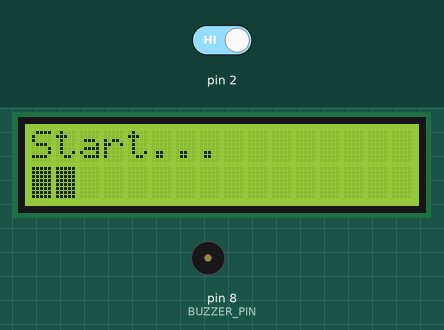
Recording of a sketch running on a simulated Arduino Pro Mini, built with avr-gcc and run on an emulated ATmega328P. Parts: 16×2 character LCD, buzzer (waves = sounding). The test bench sets the inputs (shaded band); at power-on: pin 2 HIGH.

Above: at 1.0 s.
At 15.6 s:
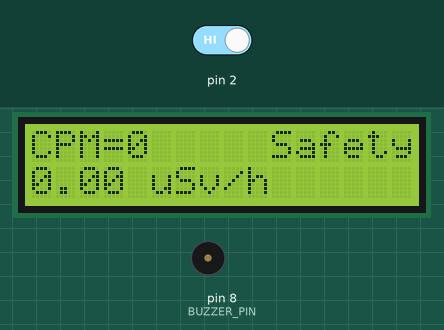
15.7 s: pin 2 driven LOW
At 31.2 s:
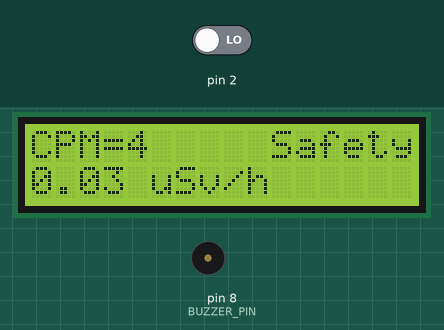
Timing chart, 0 to 32.7 s (numbered marks = the images above; inputs shaded):
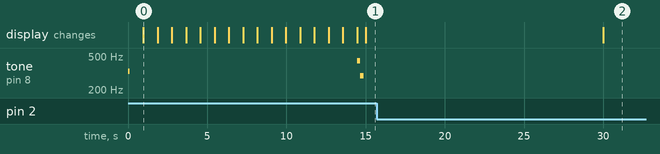

Measured:
- after the input at 15.7 s, the display: changes after 14.3 s (image 2)
- by itself, tone on pin 8 (BUZZER_PIN): plays 330 Hz for 0.10 s, 440 Hz for 0.20 s, 294 Hz for 0.20 s
- what the display in image 0 shows lasts 0.9 s, from 1.0 s to 1.9 s

The sketch:

GeigerCode.ino
```cpp
#include <Arduino.h>
#include "LiquidCrystal.h"
#include "pitches.h"

#ifndef __AVR_ATmega328P__
#error Select board "Arduino Pro or Pro Mini"
#endif

//#define DEBUG

#define BEEP_ON_START

//////////////////////////////////
// Board: "Arduino Pro or Pro Mini"
// UART: 57600
////////////////////////////////

#if defined(DEBUG)
#define debug_print(...)   Serial.print(__VA_ARGS__)
#define debug_println(...)   Serial.println(__VA_ARGS__)
#else
#define debug_print(...)
#define debug_println(...)
#endif

LiquidCrystal lcd(0);  // 0 = I2C LCD address 0x20, 1 = I2C LCD address 0x21

#define BUZZER_PIN  8
int melody[] =   { 0, NOTE_A4, NOTE_D4, 0, NOTE_A4, NOTE_D4, 0, NOTE_A4, NOTE_D4 };
unsigned int duration[] = { 0, 200, 200, 1000, 200, 200, 1000, 200, 200 };
int currentNote;
unsigned long previousMelody;
#define MELODY_SIZE   (int)(sizeof(melody)/sizeof(melody[0]))

#define LOG_PERIOD 15000
#define MAX_PERIOD 60000

volatile unsigned long counts;
unsigned long cpm;
unsigned int multiplier;
unsigned long previousMillis;
float usv;

void tube_impulse() {
  counts++;
}

void setup() {
#ifdef DEBUG
  Serial.begin(57600);
  debug_println("\r\nStart...");
#endif

  counts = 0;
  cpm = 0;
  multiplier = MAX_PERIOD / LOG_PERIOD;
  attachInterrupt(0, tube_impulse, FALLING);

#ifdef BEEP_ON_START
  debug_println("Beep");
  tone(BUZZER_PIN, NOTE_E4, 100);
#endif

  lcd.begin(16,2);
  lcd.clear();
  lcd.print("Start...");
  lcd.setCursor(0, 1);
  for (int i = 0; i < 16; i++) {
    lcd.write(0xff);
    delay(900);
  }
  lcd.clear();
}

void loop() {
  unsigned long currentMillis = millis();
  if (currentMillis - previousMillis > LOG_PERIOD) {
    previousMillis = currentMillis;
    cpm = counts * multiplier;
    usv = float(cpm) / 151;

    lcd.setCursor(0, 0);
    lcd.print("CPM=");
    lcd.print(cpm);
    lcd.print("  ");

    lcd.setCursor(0, 1);
    lcd.print(usv);
    lcd.print(" uSv/h  ");

    debug_print(F("Counts="));
    debug_print(counts);
    debug_print(F(", CPM="));
    debug_print(cpm);
    debug_print(F(", "));
    debug_print(usv);
    debug_print(F(" uSv/h"));

    counts = 0;
    if (usv >= 10) {
      lcd.setCursor(9, 0);
      lcd.print("Danger!");
      debug_println(F(", Danger"));
      startPlay();
    }
    else if (usv < 10 && usv >= 0.52) {
      lcd.setCursor(10, 0);
      lcd.print("Unsafe");
      debug_println(F(", Unsafe"));
      startPlay();
    }
    else if (usv < 0.52) {
      lcd.setCursor(10, 0);
      lcd.print("Safety");
      debug_println(F(", Safety"));
      stopPlay();
    }
  }
  play();
}

void startPlay() {
  currentNote = 0;
  previousMelody = millis();
}

void stopPlay() {
  noTone(BUZZER_PIN);
  currentNote = -1;
  previousMelody = 0;
}

void play() {
  if (currentNote == -1) return;
  unsigned long currentMelody = millis();
  if (currentMelody - previousMelody > duration[currentNote]) {
    previousMelody = currentMelody;
    currentNote ++;
    if (currentNote >= MELODY_SIZE) currentNote = 0;
    int note = melody[currentNote];
    if (note == 0) noTone(BUZZER_PIN);
    else tone(BUZZER_PIN, note);
  }
}
```

pitches.h
```cpp
/*************************************************

 * Public Constants

 *************************************************/

#define NOTE_B0  31
#define NOTE_C1  33
#define NOTE_CS1 35
#define NOTE_D1  37
#define NOTE_DS1 39
#define NOTE_E1  41
#define NOTE_F1  44
#define NOTE_FS1 46
#define NOTE_G1  49
#define NOTE_GS1 52
#define NOTE_A1  55
#define NOTE_AS1 58
#define NOTE_B1  62
#define NOTE_C2  65
#define NOTE_CS2 69
#define NOTE_D2  73
#define NOTE_DS2 78
#define NOTE_E2  82
#define NOTE_F2  87
#define NOTE_FS2 93
#define NOTE_G2  98
#define NOTE_GS2 104
#define NOTE_A2  110
#define NOTE_AS2 117
#define NOTE_B2  123
#define NOTE_C3  131
#define NOTE_CS3 139
#define NOTE_D3  147
#define NOTE_DS3 156
#define NOTE_E3  165
#define NOTE_F3  175
#define NOTE_FS3 185
#define NOTE_G3  196
#define NOTE_GS3 208
#define NOTE_A3  220
#define NOTE_AS3 233
#define NOTE_B3  247
#define NOTE_C4  262
#define NOTE_CS4 277
#define NOTE_D4  294
#define NOTE_DS4 311
#define NOTE_E4  330
#define NOTE_F4  349
#define NOTE_FS4 370
#define NOTE_G4  392
#define NOTE_GS4 415
#define NOTE_A4  440
#define NOTE_AS4 466
#define NOTE_B4  494
#define NOTE_C5  523
#define NOTE_CS5 554
#define NOTE_D5  587
#define NOTE_DS5 622
#define NOTE_E5  659
#define NOTE_F5  698
#define NOTE_FS5 740
#define NOTE_G5  784
#define NOTE_GS5 831
#define NOTE_A5  880
#define NOTE_AS5 932
#define NOTE_B5  988
#define NOTE_C6  1047
#define NOTE_CS6 1109
#define NOTE_D6  1175
#define NOTE_DS6 1245
#define NOTE_E6  1319
#define NOTE_F6  1397
#define NOTE_FS6 1480
#define NOTE_G6  1568
#define NOTE_GS6 1661
#define NOTE_A6  1760
#define NOTE_AS6 1865
#define NOTE_B6  1976
#define NOTE_C7  2093
#define NOTE_CS7 2217
#define NOTE_D7  2349
#define NOTE_DS7 2489
#define NOTE_E7  2637
#define NOTE_F7  2794
#define NOTE_FS7 2960
#define NOTE_G7  3136
#define NOTE_GS7 3322
#define NOTE_A7  3520
#define NOTE_AS7 3729
#define NOTE_B7  3951
#define NOTE_C8  4186
#define NOTE_CS8 4435
#define NOTE_D8  4699
#define NOTE_DS8 4978
```
